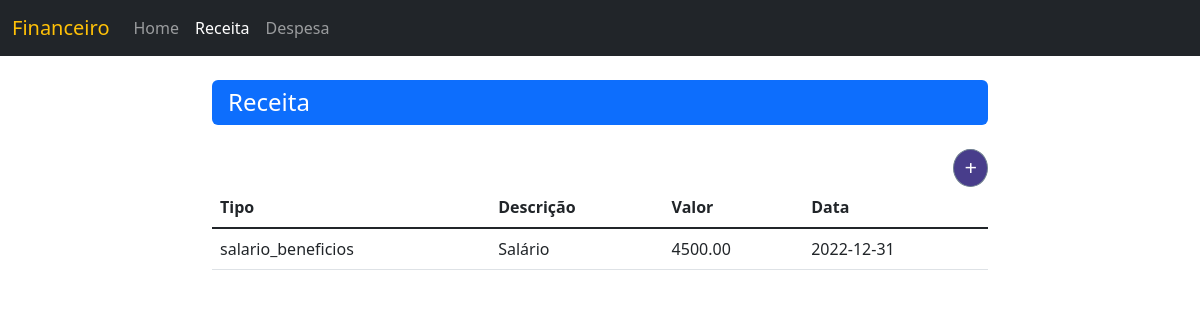
The app's page /exercicio_extra_04_financeiro/lista_receita.php with its own data.
### tables this page shows
create table if not exists receita (
	id int primary key auto_increment,
    tipo varchar(32) not null,
    descricao varchar(256) not null,
    valor decimal(6,2) not null,
    _data date not null
);

### exercicio_extra_04_financeiro/controle/Conexao.php (called while the page is built, shortened)
<?php
abstract class Conexao
{
    private string $db = "mysql";
    private string $host = "localhost";
    private string $port = "3306";
    private string $dbname = "db_celke";
    private string $user = "root";
    private string $pass = "root";
    public function connectDb(): object
    {
        try
        {
            $this->connect = new PDO($this->db . ":host=" . $this->host . ";port=" . $this->port . ";dbname=" . $this->dbname, $this->user, $this->pass);
            return $this->connect;
        }
        catch(PDOException $erro)
        {
            die("Erro: Por favor tente novamente. Caso o problema persista, entre em contato com o administrador <b>adm@php.br</b>");
        }
    }
}

### exercicio_extra_04_financeiro/controle/Receita.php (called while the page is built, shortened)
<?php
class Receita extends Conexao
{
    public function listaReceitas(): array
    {
        $this->connect = $this->connectDb();
        $sql_select = "select id, tipo, descricao, valor, _data from receita order by _data desc";
        $query = $this->connect->prepare($sql_select);
        $query->execute();
        $retorno = $query->fetchAll(PDO::FETCH_ASSOC);
        return $retorno;
    }
}

### exercicio_extra_04_financeiro/lista_receita.php (the view, shortened to what this page needs)
<?php
require "controle/Conexao.php";
require "controle/Receita.php";
?>
<!DOCTYPE html>
<html lang="pt-br">
<head>
    <link href="https://cdn.jsdelivr.net/npm/bootstrap@5.2.3/dist/css/bootstrap.min.css" rel="stylesheet">
    <link rel="stylesheet" href="css/estilos.css">
</head>
<body>
    <?php
    require "navegacao.php";
    ?>
    <div class="container-fluid">
        <div class="row">
            <div class="col-md-10 offset-md-1 col-xl-8 offset-xl-2">
                <header>
                    <h1 class="h4 my-4 h3 py-2 px-3 rounded text-bg-primary">
                        Receita
                    </h1>
                </header>
                <div class="btn-add-rece">
                    <a href="" data-bs-toggle="modal" data-bs-target="#exampleModal">+</a>
                </div>
                <table class="table">
                    <thead>
                        <tr>
                            <th>Tipo</th>
                            <th>Descrição</th>
                            <th>Valor</th>
                            <th>Data</th>
                        </tr>
                    </thead>
                    <tbody class="table-group-divider">
                        <?php
                        $receita = new Receita();
                        $dados_receita = $receita->listaReceitas();
                        foreach ($dados_receita as $dados) {
                            extract($dados)
                        ?>
                            <tr>
                                <td><?= $tipo ?></td>
                                <td><?= $descricao ?></td>
                                <td><?= $valor ?></td>
                                <td><?= $_data ?></td>
                            </tr>
                        <?php  } ?>
                    </tbody>
                </table>
            </div>
        </div>
    </div>
</body>
</html>

### exercicio_extra_04_financeiro/css/estilos.css (style rules this page uses)
.btn-add-rece, .btn-add-desp { text-align: right; }
.btn-add-rece a, .btn-add-desp a { padding: 5px 10px; display: inline-block; border: 1px solid slategray; border-radius: 50%; text-decoration: none; font: bold 22px Verdana; color: #fff; background-color: darkslateblue; }

### records on screen
receita: tipo "salario_beneficios", descricao "Salário", valor "4500.00", _data "2022-12-31"
